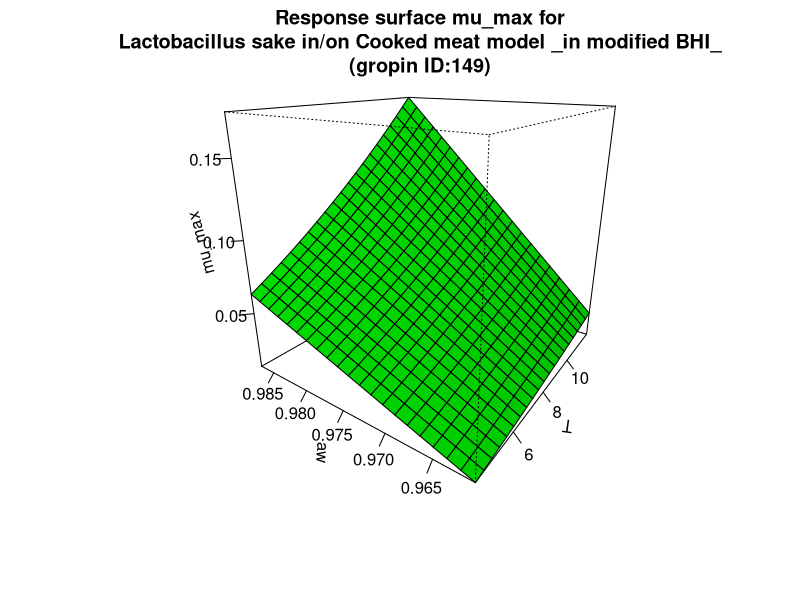

Generate this figure with R:
#############################
# start of Parameter script
#############################
T <- seq(4.004,11.988011988012,length.out=21)
aw <- seq(0.961038961038961,0.986986,length.out=21)
#############################
# end of Parameter script
#############################
############################# 
# start of Model script Gropin ID 149 
#############################
 
# constant coefficients for this model
a <- 0.0141
awmin <- 0.9561
Tmin <- -8.1
 
variables <- data.frame(T,aw)
argumentsPar <- expand.grid(variables)
 
# heart of the model
response_surface <- function(T,aw) {
   mumax <-(a*(aw-awmin)*((T-Tmin)^2))

return(mumax=mumax)
} 

# output parameters
mumax <- cbind(argumentsPar,response_surface(argumentsPar['T'],argumentsPar['aw']))
colnames(mumax) <- c(colnames(argumentsPar),'mumax')
#############################
# End of Model script
#############################
############################# 
# start of Visualisation script Gropin ID 149 
#############################
persp(T,aw,matrix(unlist(mumax$mumax),nrow=21),col = 'green',xlab='T',ylab='aw',zlab='mu_max',main='Response surface mu_max for
Lactobacillus sake in/on Cooked meat model _in modified BHI_
(gropin ID:149)',theta=305,phi=20,shade=0.25,ticktype = 'detailed')
#############################
# End of Visualisation script
#############################
